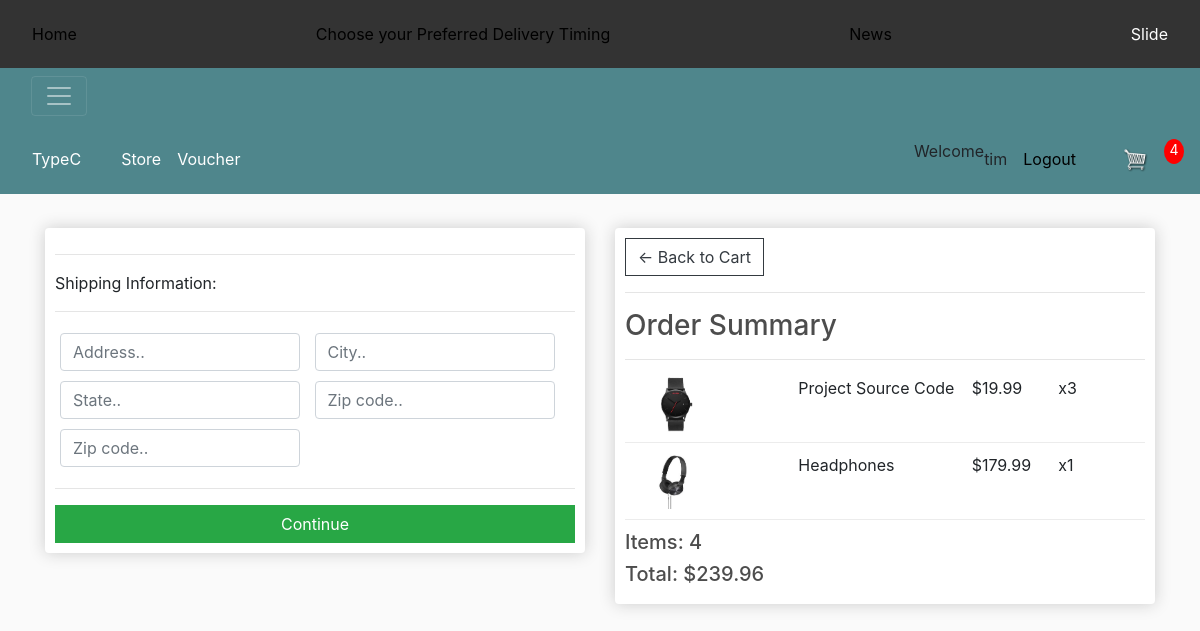
Screenshot of /checkout/ (signed in) with the database file from the repository.
### store/models.py (models this page shows, shortened)
class OrderItem(models.Model):
    product = models.ForeignKey(Product, on_delete=models.SET_NULL, blank=True, null=True)
    order = models.ForeignKey(Order, on_delete=models.SET_NULL, blank=True, null=True)
    quantity = models.IntegerField(default=0, null=True, blank=True)
    date_added = models.DateTimeField(auto_now_add=True)
    @property
    def get_total(self):
        total = self.product.price * self.quantity
        return total

class Product(models.Model):
    name = models.CharField(max_length=200, null=True)
    price = models.DecimalField(max_digits=7, decimal_places=2)
    digital = models.BooleanField(default=False, null=True, blank=False)
    image = models.ImageField(null=True, blank=True)
    @property
    def imageURL(self):
        try:
            url = self.image.url
        except:
            url = ''
        return url

class Order(models.Model):
    customer = models.ForeignKey(Customer, on_delete=models.SET_NULL, blank=True, null=True)
    date_ordered = models.DateTimeField(auto_now_add=True)
    complete = models.BooleanField(default=False, null=True, blank=False)
    transaction_id = models.CharField(max_length=200, null=True)
    @property
    def shipping(self):
        shipping = False
        orderitems = self.orderitem_set.all()
        for i in orderitems:
            if i.product.digital == False:
                shipping = True
        return shipping
    @property
    def get_cart_total(self):
        orderitems = self.orderitem_set.all()
        total = sum([item.get_total for item in orderitems])
        return total
    @property
    def get_cart_items(self):
        orderitems = self.orderitem_set.all()
        total = sum([item.quantity for item in orderitems])
        return total

### store/views.py (the view)
# urls.py: path('checkout/', views.checkout, name="checkout"),
@csrf_exempt
def checkout(request):
    data = cartData(request)
    cartItems = data['cartItems']
    order = data['order']
    items = data['items']
    context = {'items':items, 'order':order, 'cartItems':cartItems}
    return render(request, 'store/checkout.html', context)

### store/utils.py (called while the page is built)
def cartData(request):
    if request.user.is_authenticated:
        customer = request.user.customer
        order, created = Order.objects.get_or_create(customer=customer, complete=False)
        items = order.orderitem_set.all()
        cartItems = order.get_cart_items
    else:
        cookieData = cookieCart(request)
        cartItems = cookieData['cartItems']
        order = cookieData['order']
        items = cookieData['items']
    return {'cartItems': cartItems, 'order':order, 'items':items}

### store/templates/store/checkout.html (shortened to what this page needs)
{% extends 'store/main.html' %}
{% load static %}
{% block content %}
<div class="row">
    <div class="col-lg-6">
        <div class="box-element" id="form-wrapper">
            <form id="form">
                <div id="shipping-info">
                    <hr>
						<p>Shipping Information:</p>
						<hr>
						<div class="form-field">
							<input class="form-control" type="text" name="address" placeholder="Address..">
						</div>
						<div class="form-field">
							<input class="form-control" type="text" name="city" placeholder="City..">
						</div>
						<div class="form-field">
							<input class="form-control" type="text" name="state" placeholder="State..">
						</div>
						<div class="form-field">
							<input class="form-control" type="text" name="zipcode" placeholder="Zip code..">
						</div>
						<div class="form-field">
							<input class="form-control" type="text" name="country" placeholder="Zip code..">
						</div>
                </div>
                <hr>
                <input id="form-button" class="btn btn-success btn-block" type="submit" value="Continue">
            </form>
        </div>
         <br>
        </div>
        <div class="col-lg-6">
            <div class="box-element">
                <a  class="btn btn-outline-dark" href="{% url 'cart' %}">&#x2190; Back to Cart</a>
                <hr>
                <h3>Order Summary</h3>
                <hr>
                {% for item in items %}
                <div class="cart-row">
					<div style="flex:2"><img class="row-image" src="{{item.product.imageURL}}"></div>
					<div style="flex:2"><p>{{item.product.name}}</p></div>
					<div style="flex:1"><p>${{item.product.price}}</p></div>
					<div style="flex:1"><p>x{{item.quantity}}</p></div>
				</div>
                {% endfor %}
                <h5>Items: {{order.get_cart_items}}</h5>
                <h5>Total: ${{order.get_cart_total|floatformat:2}}</h5>
        </div>
    </div>
</div>
{% endblock content %}

### store/templates/store/main.html (shortened to what this page needs)
<!DOCTYPE html>
{% load static %}
<html>
<head>
	<link rel="stylesheet" href="https://stackpath.bootstrapcdn.com/bootstrap/4.4.1/css/bootstrap.min.css">
	<link rel="stylesheet" type="text/css" href="{% static 'css/main.css' %}">
</head>
<body>
	<div class="navbar">
		<a href="{#home}">Home</a>
		<a href="{% url 'deliverytiming' %}">Choose your Preferred Delivery Timing</a>
		<a href="#news">News</a>
		<div class="dropdown">
		  <button class="dropbtn">Slide
		  </button>
		</div>
	  </div>
	  <nav class="navbar navbar-dark bg-dark">
		<div class="container-fluid">
		  <button class="navbar-toggler" type="button" data-bs-toggle="collapse" data-bs-target="#navbarToggleExternalContent" aria-controls="navbarToggleExternalContent" aria-expanded="false" aria-label="Toggle navigation">
			<span class="navbar-toggler-icon"></span>
		  </button>
		</div>
	  </nav>
	<nav class="navbar navbar-expand-lg navbar-dark bg-dark">
	  <a class="navbar-brand" href="{% url 'store' %}">TypeC</a>
	  <div class="collapse navbar-collapse" id="navbarSupportedContent">
	    <ul class="navbar-nav mr-auto">
	      <li class="nav-item active">
	        <a class="nav-link" href="{% url 'store' %}">Store <span class="sr-only">(current)</span></a>
			<a class="nav-link" href="{% url 'voucher' %}">Voucher <span class="sr-only">(current)</span></a>
	      </li>
	    </ul>
	    <div class="form-inline my-2 my-lg-0">
			{% if request.user.is_authenticated %}
			<p>Welcome</p>{{user.username}}
			<a href="{% url 'logout' %}">Logout</a>
			{% else %}
			<a href="{% url 'register' %}"class="btn btn-warning">Register or</a>
			<a href="{% url 'login' %}"class="btn btn-warning">Login</a>
			{% endif %}
	     	<a href="{% url 'cart' %}">
	    		<img  id="cart-icon" src="{% static 'images/cart.png' %}">
	    	</a>
	    	<p id="cart-total">{{cartItems}}</p>
	    </div>
	  </div>
	</nav>
     <div class="container">
            <br>
            {% block content %}
            {% endblock content %}
         </div>
</body>
</html>

### static/css/main.css (style rules this page uses)
body { background-color: hsl(0, 0%, 98%); }
h1,h2,h3,h4,h5,h6 { color:hsl(0, 0%, 30%); }
.box-element { box-shadow:hsl(0, 0%, 80%) 0 0 16px; background-color: #fff; border-radius: 4px; padding: 10px; }
.bg-dark { background-color: #4f868c!important; }
#cart-icon { width:25px; display: inline-block; margin-left: 15px; }
#cart-total { display: block; text-align: center; color:#fff; background-color: red; width: 20px; height: 25px; border-radius: 50%; font-size: 14px; }
.col-lg-4, .col-lg-6, .col-lg-8, .col-lg-12 { margin-top: 10px; }
.btn { border-radius: 0; }
.row-image { width: 100px; }
.form-field { width:250px; display: inline-block; padding: 5px; }
.cart-row { display: flex; align-items: flex-stretch; padding-bottom: 10px; margin-bottom: 10px; border-bottom: 1px solid #ececec; }
.navbar { background-color: #333; }
.navbar a { float: left; font-size: 16px; color: rgb(0, 0, 0); text-align: center; padding: 14px 16px; text-decoration: none; }
.dropdown { float: right; position: relative; }
.dropdown .dropbtn { font-size: 16px; border: none; outline: none; color: white; padding: 14px 16px; background-color: inherit; font-family: inherit; margin: 0; }

### rows the page displays
OrderItem: product.imageURL (picture), product.name "Project Source Code", product.price "19.99", quantity "3"
OrderItem: product.imageURL (picture), product.name "Headphones", product.price "179.99", quantity "1"
Order: get_cart_items "4", get_cart_total "239.96"

### other values shown
{{ user.username }} "tim"
{{ cartItems }} "4"
